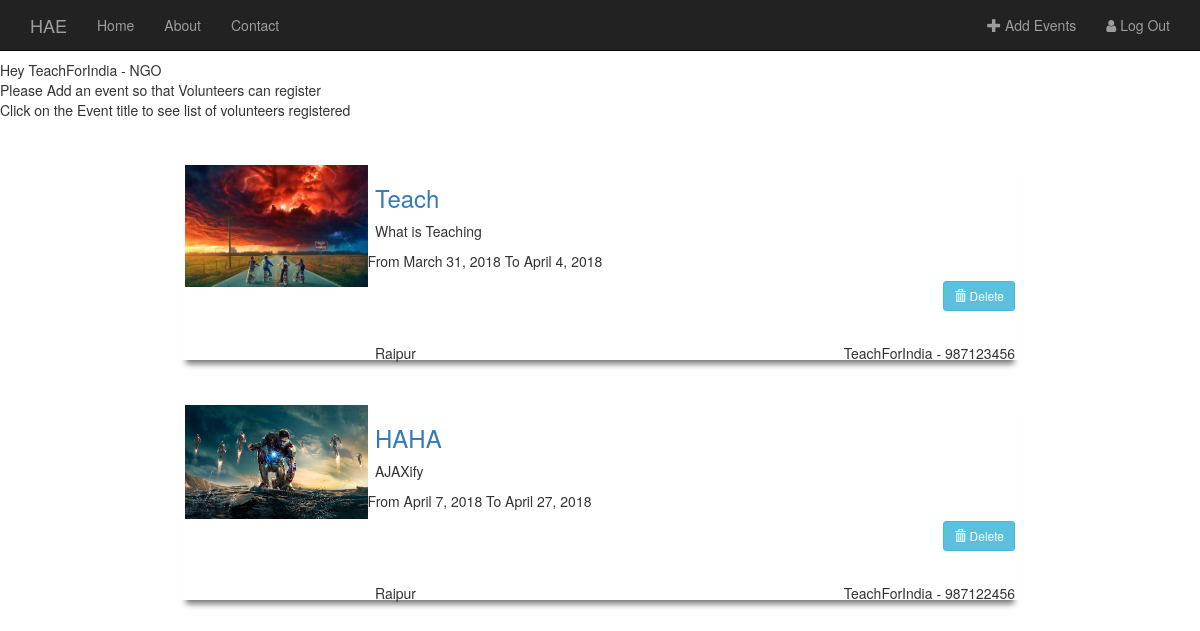
/ngo/profile/ (signed in), run on the app's committed database.
### Ngo/models.py (models this page shows, shortened)
class Event(models.Model):
    user = models.ForeignKey(User, on_delete=models.CASCADE)
    image = models.FileField(upload_to='media/', null=True, blank=True)
    title = models.CharField(max_length=50)
    description = models.TextField(max_length=1000, default='No description')
    place = models.CharField(max_length=50, default='Raipur')
    contact = models.IntegerField(max_length=10)
    users = models.CharField(max_length=1000, blank=True)
    fro = models.DateField(default=date.today, blank=True)
    to = models.DateField(default=date.today, blank=True)

### Ngo/views.py (the view)
def ngopro(request):
    events_fil = Event.objects.filter(user=request.user)
    template_name = 'ngopro.html'
    return render(request, template_name, {'events_fil': events_fil})

### Ngo/templates/ngopro.html (shortened to what this page needs)
<link rel="stylesheet" href="http://maxcdn.bootstrapcdn.com/font-awesome/4.4.0/css/font-awesome.min.css">
<nav class="navbar navbar-inverse navbar-fixed-top">
  <div class="container">
    <div class="navbar-header">
      <a class="navbar-brand" href="">HAE</a>
    </div>
    <div class="collapse navbar-collapse" id="bs-example-navbar-collapse-1">
      <ul class="nav navbar-nav">
        <li class=""><a href="{% url 'home' %}">Home</a></li>
        <li><a href="">About</a></li>
        <li><a href="">Contact</a></li>
        </ul>
      <ul class="nav navbar-nav navbar-right">
        <li><a href="{% url 'Ngo:addevent' %}"><i class="glyphicon glyphicon-plus" aria-hidden="true"></i>
        Add Events</a></li>
          <li><a href="{% url 'logout' %}"><i class="fa fa-user" aria-hidden="true"></i>
        Log Out</a></li>
      </ul>
    </div>
  </div>
</nav>
Hey {{ user.username }} - NGO<br>
Please Add an event so that Volunteers can register<br>
Click on the Event title to see list of volunteers registered<br>
<link rel="stylesheet" href="https://maxcdn.bootstrapcdn.com/bootstrap/3.3.7/css/bootstrap.min.css">
{% if user.is_authenticated %}
    {% for event in events_fil%}
<div class="box effect1">
    <div class="img">
        <img src="{{ event.image.url }}" alt="oh no" class="img-responsive">
    </div>
    <a href="{% url 'Ngo:event-full' event.id %}">
    <h3 style="padding-left: 190px">{{ event.title }}</h3>
    </a>
    <p style="padding-left: 190px">{{ event.description }}</p>
    <p>From {{event.fro}} To {{event.to}}</p>
    <a id="oh" href="{% url 'Ngo:event-delete' event.id %}" class="btn btn-info btn-sm">
          <span class="glyphicon glyphicon-trash"></span> Delete
        </a>
    <div class="bottom" style="padding-left: 190px">
     <h5 style="float: left">{{ event.place }}</h5>
    <h5 style="float: right">{{ event.user }} - {{ event.contact }}</h5>
    </div>
</div>
{% endfor %}
{% endif %}

### Ngo/templates/ngopro.html (style rules this page uses)
.box { width:70%; height:200px; background:#FFF; margin:40px auto; padding: 5px; }
.effect1 { -webkit-box-shadow: 0 10px 6px -6px #777; -moz-box-shadow: 0 10px 6px -6px #777; box-shadow: 0 10px 6px -6px #777; }
.img { width: 55%; size: 80px; }
img { float: left; width: 40%; }
.bottom { padding-top: 55px; }
#oh { float: right; }

### data on the page
Event: image (picture), title "Teach", description "What is Teaching", fro "March 31, 2018", to "April 4, 2018", place "Raipur", user "TeachForIndia", contact "987123456"
Event: image (picture), title "HAHA", description "AJAXify", fro "April 7, 2018", to "April 27, 2018", place "Raipur", user "TeachForIndia", contact "987122456"

### other printed values
{{ user.username }} "TeachForIndia"
